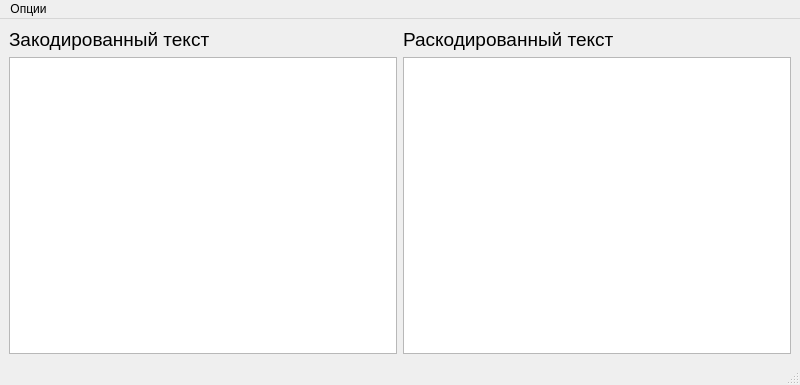
<?xml version="1.0" encoding="UTF-8"?>
<ui version="4.0">
 <class>MainWindow</class>
 <widget class="QMainWindow" name="MainWindow">
  <property name="geometry">
   <rect>
    <x>0</x>
    <y>0</y>
    <width>800</width>
    <height>385</height>
   </rect>
  </property>
  <property name="windowTitle">
   <string>Переводчик азбуки Морзе</string>
  </property>
  <property name="autoFillBackground">
   <bool>false</bool>
  </property>
  <widget class="QWidget" name="centralwidget">
   <layout class="QGridLayout" name="gridLayout">
    <item row="0" column="0">
     <widget class="QLabel" name="label">
      <property name="font">
       <font>
        <pointsize>14</pointsize>
       </font>
      </property>
      <property name="text">
       <string>Закодированный текст</string>
      </property>
     </widget>
    </item>
    <item row="0" column="1">
     <widget class="QLabel" name="label_2">
      <property name="font">
       <font>
        <pointsize>14</pointsize>
       </font>
      </property>
      <property name="text">
       <string>Раскодированный текст</string>
      </property>
     </widget>
    </item>
    <item row="1" column="0" colspan="2">
     <layout class="QHBoxLayout" name="horizontalLayout">
      <item>
       <widget class="QPlainTextEdit" name="plainTextEdit">
        <property name="font">
         <font>
          <pointsize>14</pointsize>
         </font>
        </property>
       </widget>
      </item>
      <item>
       <widget class="QPlainTextEdit" name="plainTextEdit_2">
        <property name="font">
         <font>
          <pointsize>14</pointsize>
         </font>
        </property>
        <property name="readOnly">
         <bool>true</bool>
        </property>
       </widget>
      </item>
     </layout>
    </item>
   </layout>
  </widget>
  <widget class="QMenuBar" name="menubar">
   <property name="geometry">
    <rect>
     <x>0</x>
     <y>0</y>
     <width>800</width>
     <height>25</height>
    </rect>
   </property>
   <widget class="QMenu" name="menu">
    <property name="title">
     <string>Опции</string>
    </property>
    <addaction name="saveFile"/>
    <addaction name="loadFile"/>
   </widget>
   <addaction name="menu"/>
  </widget>
  <widget class="QStatusBar" name="statusbar"/>
  <action name="saveFile">
   <property name="text">
    <string>Сохранить результат</string>
   </property>
  </action>
  <action name="loadFile">
   <property name="text">
    <string>Загрузить файл</string>
   </property>
  </action>
 </widget>
 <resources/>
 <connections/>
</ui>
